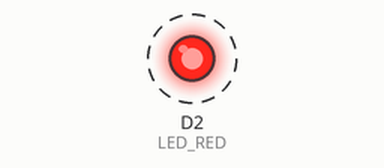
The sketch below on a simulated ESP8266 (NodeMCU). Shown: output pins drawn as LEDs (lit = HIGH). Dashed ring = blinking. What the sketch prints to the serial monitor is not drawn.

Above: at 0.5 s.
Timing chart, 0 to 4.6 s (numbered marks = the images above):
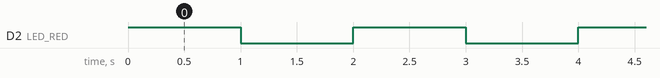

Measured:
- by itself, D2 (LED_RED): alternates HIGH for 1.0 s and LOW for 1.0 s

The sketch:

sketch_jul06b.ino
```cpp
#define LED_RED D2
#define LED_YEL D4

void setup() {
  // put your setup code here, to run once:
Serial.begin(9600); //board rate
pinMode(LED_RED,OUTPUT);
}

void loop() {
  // put your main code here, to run repeatedly:
digitalWrite(LED_RED, HIGH);
digitalWrite(LED_YEL, LOW);
Serial.print("LED RED status : ");
Serial.println("text");
delay(1000);

digitalWrite(LED_RED, LOW);
digitalWrite(LED_YEL, HIGH);
Serial.print("LED RED status : ");
Serial.println("text");
delay(1000);
}
```
